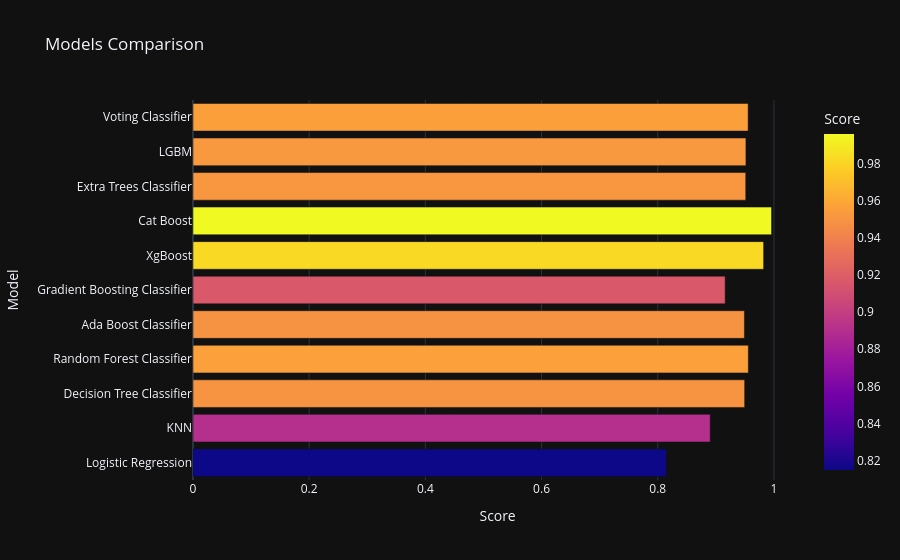

The notebook cell saved with this chart:
### Code cell
px.bar(data_frame = models, x = 'Score', y = 'Model', color = 'Score', template = 'plotly_dark', title = 'Models Comparison')

### Figure 1 — Plotly figure (JSON) as saved in the notebook; plotly's stock layout.template omitted (floating-point values rounded to 4 significant figures)
{"data": [{"hovertemplate": "Score=%{marker.color}<br>Model=%{y}<extra></extra>", "legendgroup": "", "marker": {"color": [0.815, 0.8903, 0.9496, 0.956, 0.9492, 0.9161, 0.9823, 0.9959, 0.9515, 0.9518, 0.9556], "coloraxis": "coloraxis", "pattern": {"shape": ""}}, "name": "", "orientation": "h", "showlegend": false, "textposition": "auto", "type": "bar", "x": [0.815, 0.8903, 0.9496, 0.956, 0.9492, 0.9161, 0.9823, 0.9959, 0.9515, 0.9518, 0.9556], "xaxis": "x", "y": ["Logistic Regression", "KNN", "Decision Tree Classifier", "Random Forest Classifier", "Ada Boost Classifier", "Gradient Boosting Classifier", "XgBoost", "Cat Boost", "Extra Trees Classifier", "LGBM", "Voting Classifier"], "yaxis": "y"}], "layout": {"barmode": "relative", "coloraxis": {"colorbar": {"title": {"text": "Score"}}, "colorscale": [[0, "#0d0887"], [0.1111, "#46039f"], [0.2222, "#7201a8"], [0.3333, "#9c179e"], [0.4444, "#bd3786"], [0.5556, "#d8576b"], [0.6667, "#ed7953"], [0.7778, "#fb9f3a"], [0.8889, "#fdca26"], [1, "#f0f921"]]}, "legend": {"tracegroupgap": 0}, "title": {"text": "Models Comparison"}, "xaxis": {"anchor": "y", "domain": [0, 1], "title": {"text": "Score"}}, "yaxis": {"anchor": "x", "domain": [0, 1], "title": {"text": "Model"}}}}
